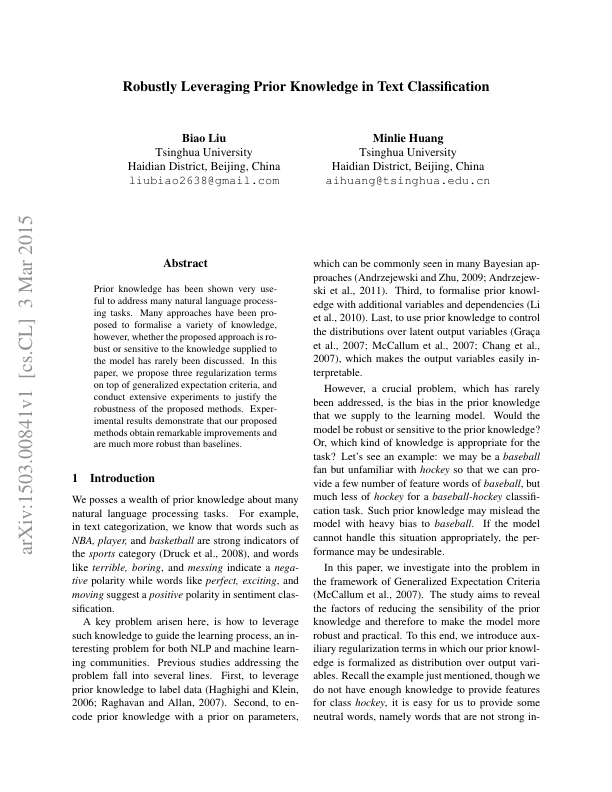
#> input picture image.png, 612 x 792 px; its folder holds only this picture in this run
$ python -i dla_pipeline_support_functions.py   (imports and definitions only)
#> lines starting #> are read from the running program, lines starting #| are printed output that depends on the picture; after the words box and inside, x2 and y2 are one past the last pixel; in counts of white or black regions, pixels touching at a corner belong together; long printed decimals are rounded
#> further down, picture is the input picture: shape (792, 612, 3); min 0, max 255, mean 241
# %% Imports

import json
import os
import shutil
from datetime import datetime
from os.path import join

import cv2
import numpy as np
import pandas as pd
from matplotlib import pyplot as plt
from scipy.signal import sepfir2d

# %% FILE IO Support Functions


# [104 lines left out: functions delete_contents_in_directory, reset_directory, get_filename_without_extension, list_files_with_extensions, print_log_title, display_images_with_titles and 2 more, not called in this run]


def get_array_filled_ratio(arr):
    return np.count_nonzero(arr) / arr.size


# [223 lines left out: functions get_smallest_array_overlap, get_array_overlap, stack_2_arrays, crop_stacks_2, crop_stacks, generate_rectangular_mask and 9 more, not called in this run]


# edge detection kernels
p = [0.30320, 0.249724, 0.439911, 0.249724, 0.30320]
d = [-0.104550, -0.292315, 0.0, 0.292315, 0.104550]


def extract_edge(im_g, d, p):
    im_x = sepfir2d(im_g, d, p)  # spatial (x) derivative
    im_y = sepfir2d(im_g, p, d)  # spatial (y) derivative
    return np.sqrt(im_y**2 + im_x**2)


# [108 lines left out: function get_content_cluster_masks_bar_scan, not called in this run]


def get_content_cluster_masks_contours(
    masked_img,
    initial_mask=None,
    filled_threshold=0.1,
    binary_threshold=200,
):
    """
    This function identifies clusters of content on a white page and
    generates a mask for each cluster, allowing it to be isolated.
    If an initial mask is given, it is applied before searching for
    new clusters.
    """
#> called with filled_threshold = 0.1, binary_threshold = 200

    mask_groups = []

    # Convert image to grayscale
    masked_img_bw = cv2.cvtColor(masked_img, cv2.COLOR_BGR2GRAY)

    # Binary bin
    masked_img_bw[masked_img_bw <= binary_threshold] = 0
    masked_img_bw[masked_img_bw > binary_threshold] = 255
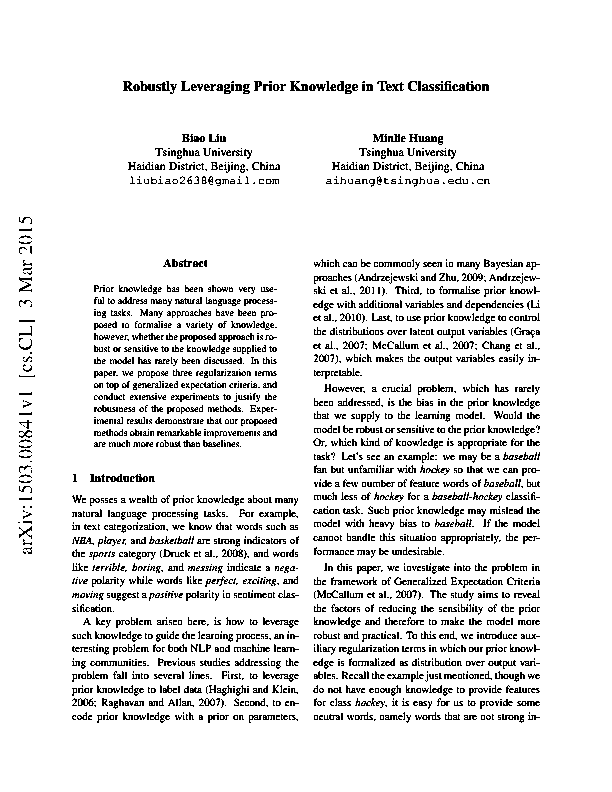
#> masked_img_bw: shape (792, 612); 90.8% white; black in thin lines or dots, all inside (x1, y1, x2, y2) = (18, 81, 540, 723)

    ##############################################################################
    ## Apply initial mask and fill with white space
    ##############################################################################

    if initial_mask is None:
        initial_mask = np.ones(masked_img_bw.shape)

    # Apply initial mask
    positions = np.argwhere(initial_mask == 0)
#> positions = empty array
    masked_img_bw[positions[:, 0], positions[:, 1]] = 255

    ##############################################################################
    ## Blur and bin
    ##############################################################################

    # Apply a blur
    ks = 25  # kernel size
    masked_img_bw = cv2.GaussianBlur(masked_img_bw, (ks, ks), 0)
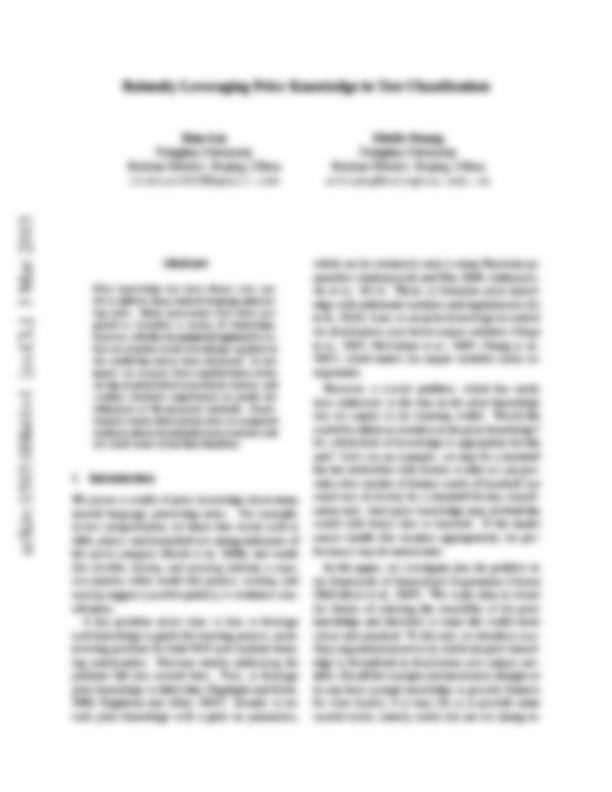
#> masked_img_bw: shape (792, 612); min 128, max 255, mean 231.5

    # Binary bin
    masked_img_bw[masked_img_bw <= 250] = 0
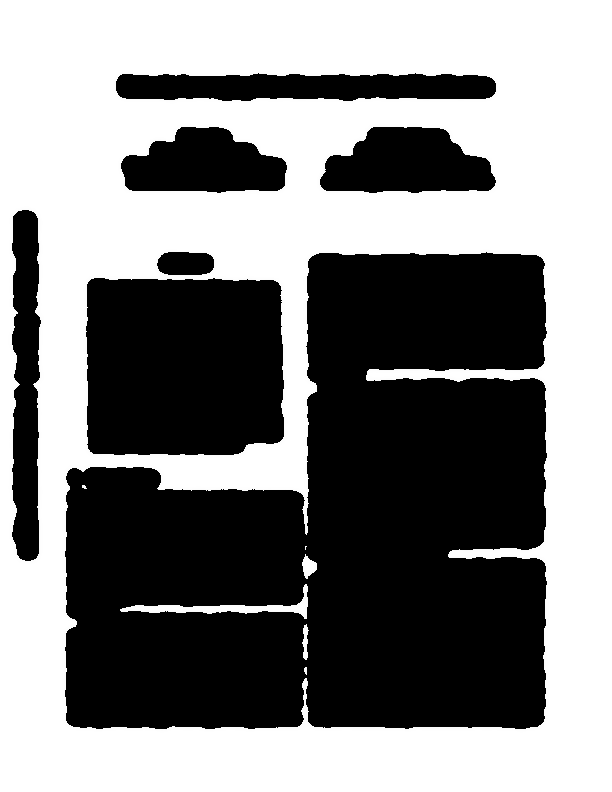
#> masked_img_bw: shape (792, 612); min 0, max 255, mean 131.1
    masked_img_bw[masked_img_bw > 250] = 255
#> masked_img_bw: shape (792, 612); 51.5% white; 7 black regions

    ##############################################################################
    ## Find groups of content
    ##############################################################################

    # Find edges
    result_edges = extract_edge(masked_img_bw, d=d, p=p)
#> in extract_edge, `im_y = sepfir2d(im_g, p, d)`:
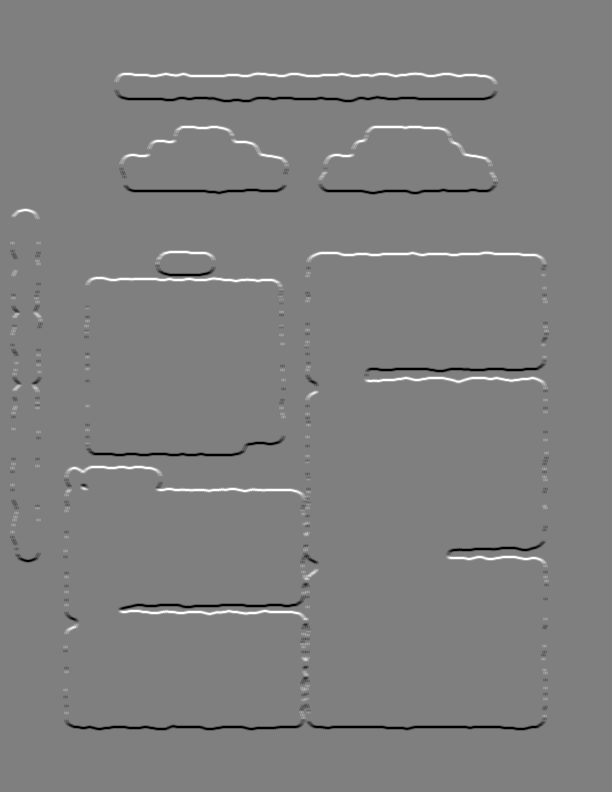
#> im_y: shape (792, 612) float32; min -156.4, max 156.4, mean 0; drawn with min black and max white
#> in extract_edge, `return np.sqrt(im_y**2 + im_x**2)`:
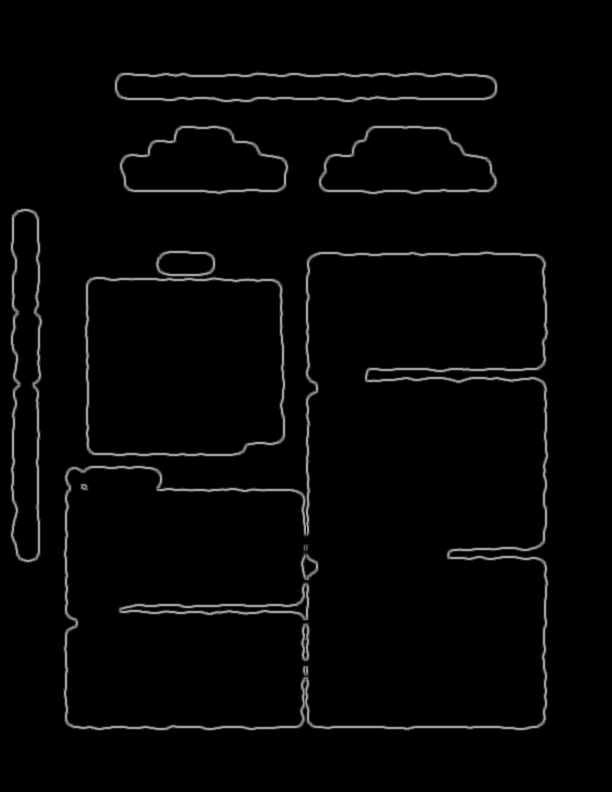
#> returned value: shape (792, 612) float32; min 0, max 162.6, mean 5.4
    cv2.normalize(result_edges, result_edges, 0, 255, cv2.NORM_MINMAX)
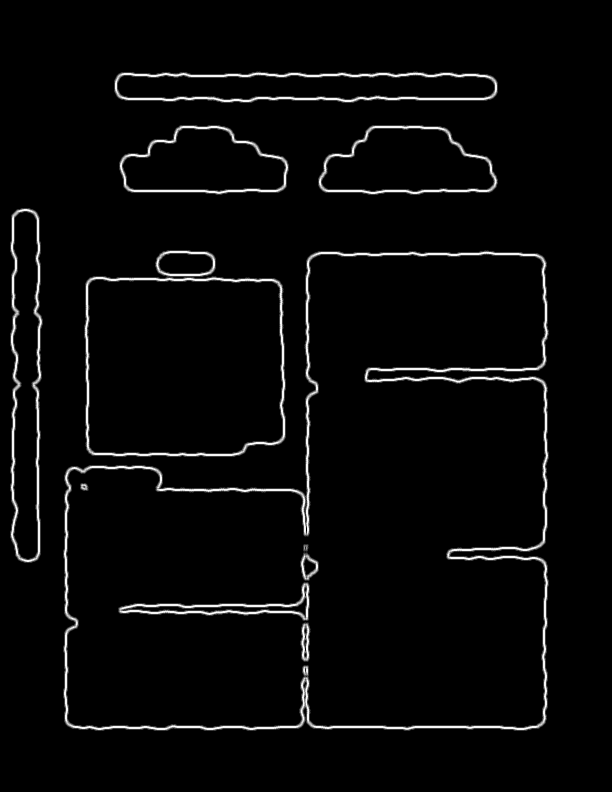
#> result_edges: shape (792, 612) float32; min 0, max 255, mean 8.5
    result_edges = result_edges.astype("uint8")

    # Find contours from the edges
    contours, hierarchy = cv2.findContours(
        result_edges, cv2.RETR_EXTERNAL, cv2.CHAIN_APPROX_NONE
    )
#> contours = 6 contours; box (x1, y1, x2, y2) and area: (63, 250, 549, 731) 173054, (84, 250, 286, 457) 36380, (114, 71, 498, 103) 10348, (10, 208, 43, 563) 9740, (318, 125, 498, 195) 9396, (119, 125, 289, 195) 8691

    ln_thickness = -1
    v = 1

    # Filter out contours that are too small
    for i, cnt in enumerate(contours):
        msk = np.zeros(initial_mask.shape, dtype="uint8")
        cv2.drawContours(msk, [cnt], -1, v, ln_thickness)

        filled_ratio = get_array_filled_ratio(msk)
        if filled_ratio >= filled_threshold:
            mask_groups.append(msk)
        else:
            print(f"rejected_filled_ratio: {filled_ratio}")
#> this loop made 6 passes
#> filled_ratio on passes 1 to 6: 0.36, 0.0759, 0.0209, 0.0198, 0.0184, 0.0222
#| rejected_filled_ratio: 0.0759
#| rejected_filled_ratio: 0.02086
#| rejected_filled_ratio: 0.01982
#| rejected_filled_ratio: 0.01836
#| rejected_filled_ratio: 0.02217
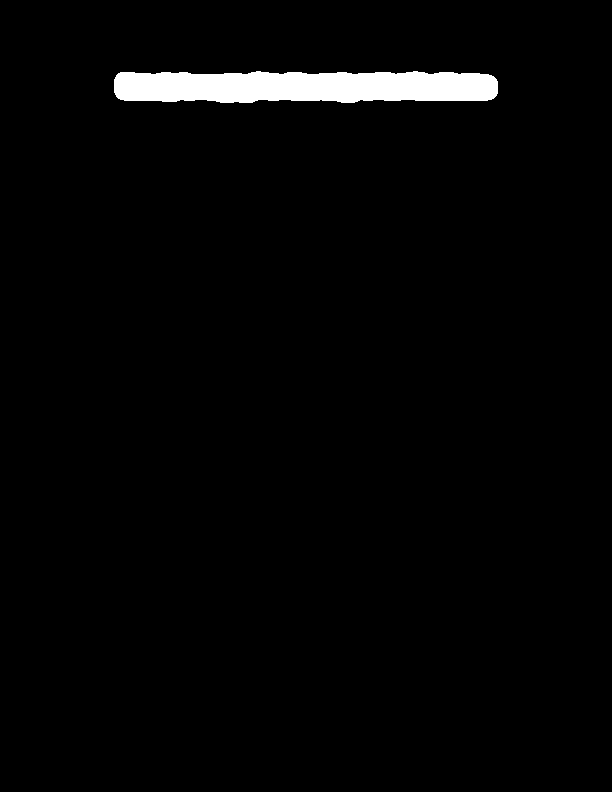
#> msk: shape (792, 612); values 0 (black) and 1 (white), 2.2% white; 1 white region, box (x1, y1, x2, y2) and area: (114, 71, 498, 103) 10747
#> after the loop, mask_groups = 1 item

    return mask_groups


# [97 lines left out: functions find_mask_parent, find_mask_list_parents, generate_batch_load_json, not called in this run]

>>> import cv2
>>> picture = cv2.imread('../image.png')
>>> result = get_content_cluster_masks_contours(picture)
#> result = 1 item
